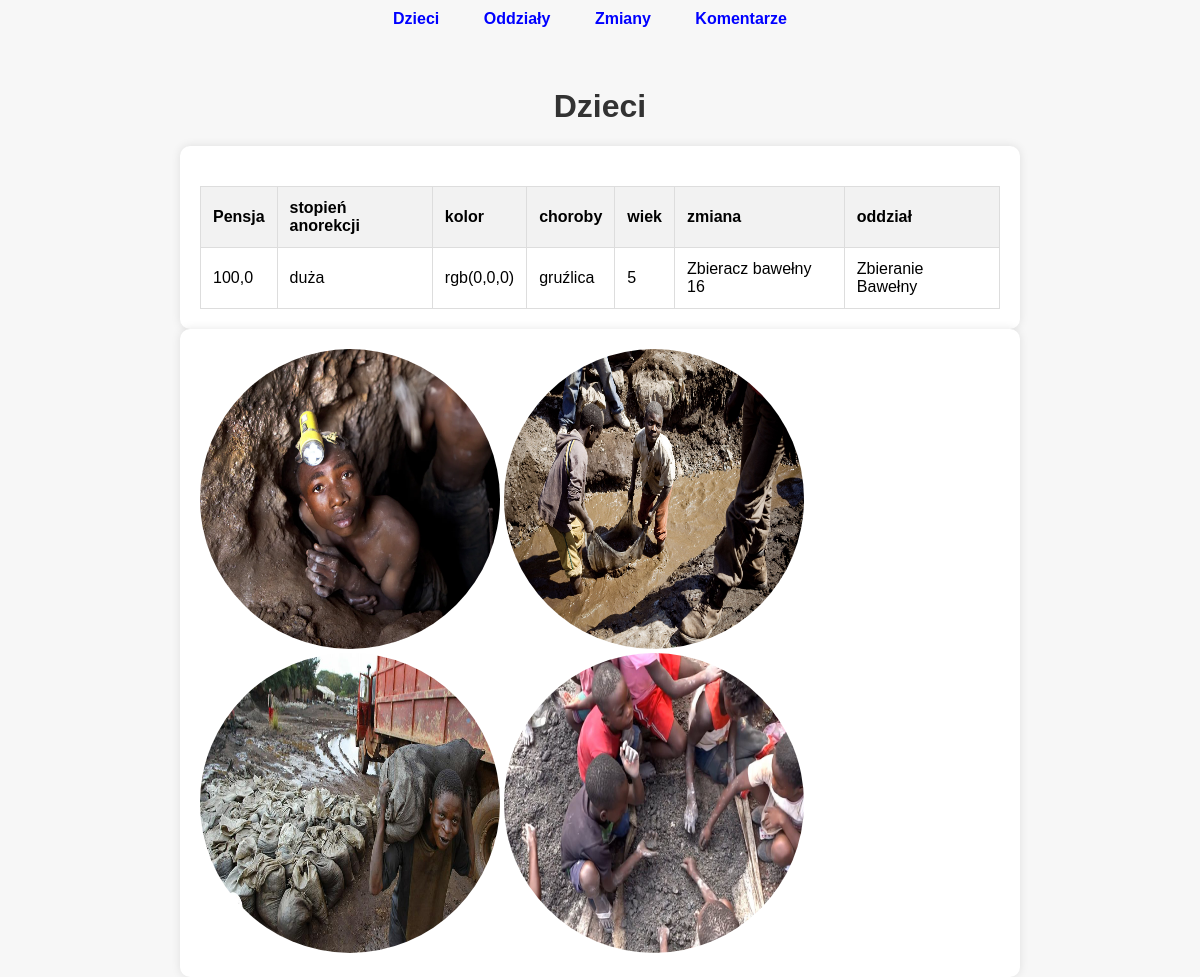
Page /dzieci on the committed database.
### fabryka/models.py (models this page shows, shortened)
class Dziecko(Model):
    pensja = FloatField()
    st_anorekcji = CharField(max_length=30)
    kolor = CharField(max_length=20)
    choroby = CharField(max_length=200)
    wiek = IntegerField(validators=(MinValueValidator(4), MaxValueValidator(14)))
    zmiana = ForeignKey('Zmiana', on_delete=SET_NULL, null=True)
    oddział = ForeignKey('Oddział', on_delete = SET_NULL, null=True)
    class Meta:
        verbose_name_plural = "Dzieci"

class Zmiana(Model):
    stanowisko = CharField(max_length=30)
    zakres_godzin = CharField(max_length=30)
    class Meta:
        verbose_name_plural = "Zmiany"
    def __str__(self):
        return f"{self.stanowisko} {self.zakres_godzin}"

class Oddział(Model):
    nazwa = CharField(max_length=30)
    ceo = CharField(max_length=30)
    class Meta:
        verbose_name_plural = "Oddziały"
    def __str__(self):
        return self.nazwa

### fabryka/views.py (the view)
# urls.py: path('dzieci', dzieci, name="dzieci"),
def dzieci(request):
    dziecko = Dziecko.objects.all()
    context = {
        'dzieci': dziecko,
    }
    return render(request, 'fabryka/dzieci.html', context)

### fabryka/templates/fabryka/dzieci.html (shortened to what this page needs)
{% extends "fabryka/szablon.html" %}
{% block naglowek %}Dzieci{% endblock %}
{% block zawartosc %}
            <thead>
              <tr>
                <th>Pensja</th>
                <th>stopień anorekcji</th>
                <th>kolor</th>
                <th>choroby</th>
                <th>wiek</th>
                <th>zmiana</th>
                <th>oddział</th>
              </tr>
            </thead>
            {% for dziecko in dzieci %}
            <tbody>
                <tr>
                    <td>{{dziecko.pensja}}</th>
                    <td> {{dziecko.st_anorekcji}}</td>
                    <td>{{dziecko.kolor}}</td>
                    <td>{{dziecko.choroby}}</td>
                    <td>{{dziecko.wiek}}</td>
                    <td>{{dziecko.zmiana}}</td>
                    <td>{{dziecko.oddział}}</td>
                </tr>
            </tbody>
            {% endfor %}
{% endblock %}

### fabryka/static/css/style.css (style rules this page uses)
body { font-family: Arial, sans-serif; background-color: #f7f7f7; margin: 0; padding: 0; }
.company-table th, .company-table td { border: 1px solid #ddd; padding: 12px; text-align: left; }
.company-table th { background-color: #f2f2f2; }

### rows in the picture
Dziecko: pensja "100,0", st_anorekcji "duża", kolor "rgb(0,0,0)", choroby "gruźlica", wiek "5", zmiana "Zbieracz bawełny 16", oddział "Zbieranie Bawełny"
